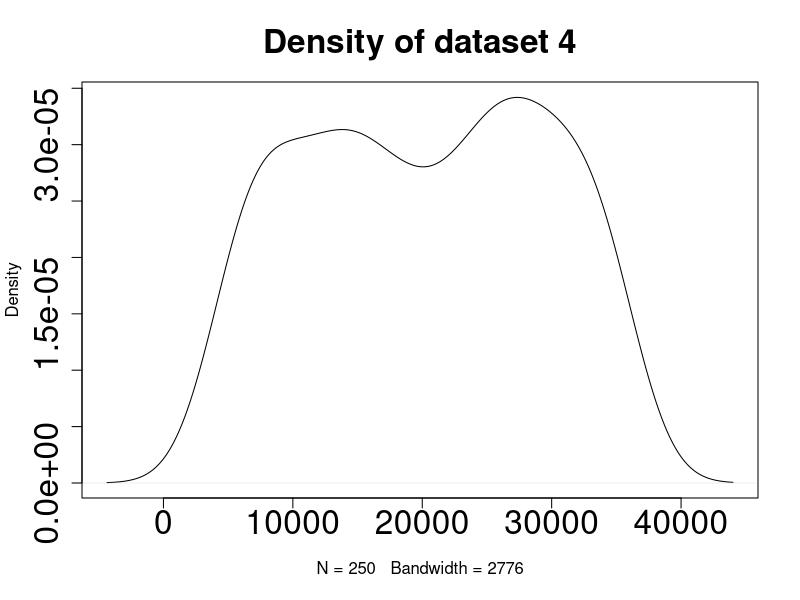
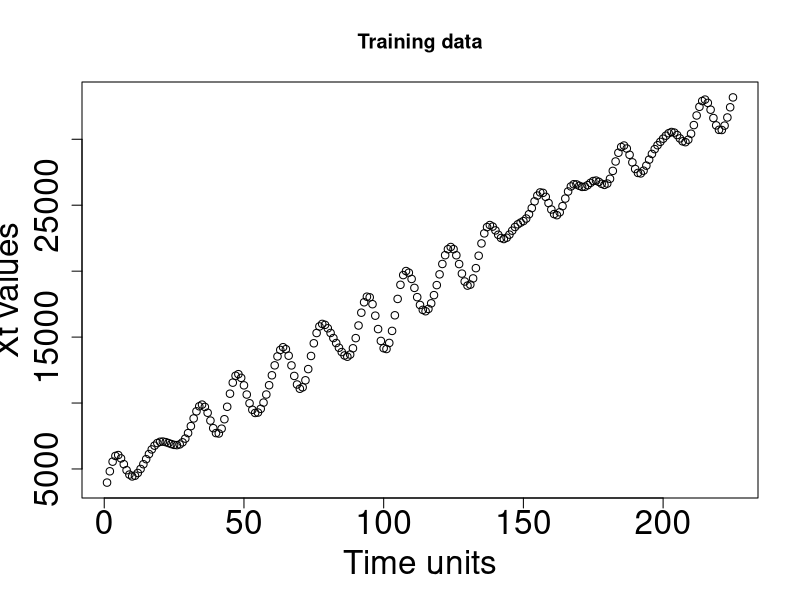
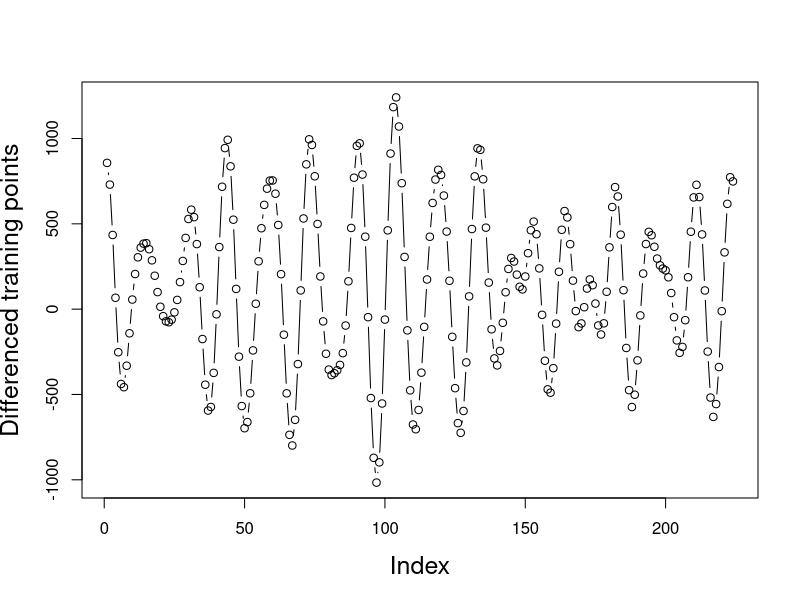
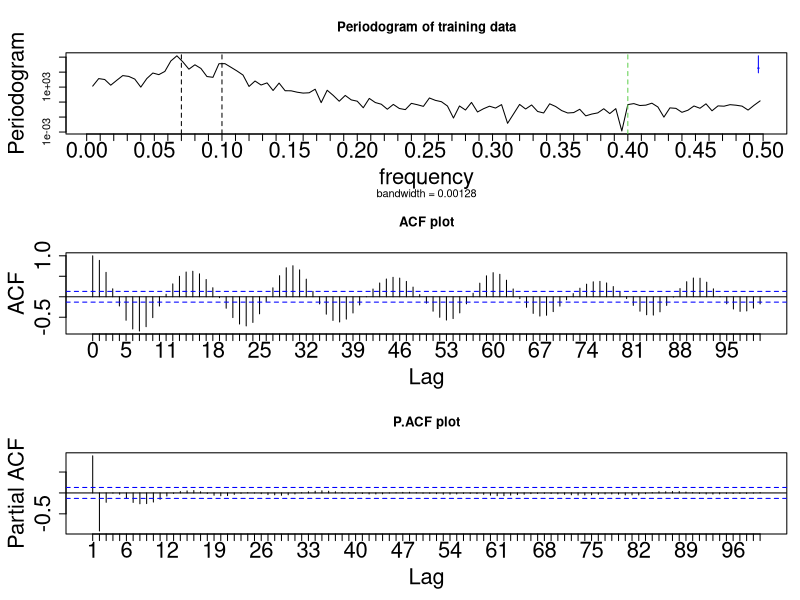
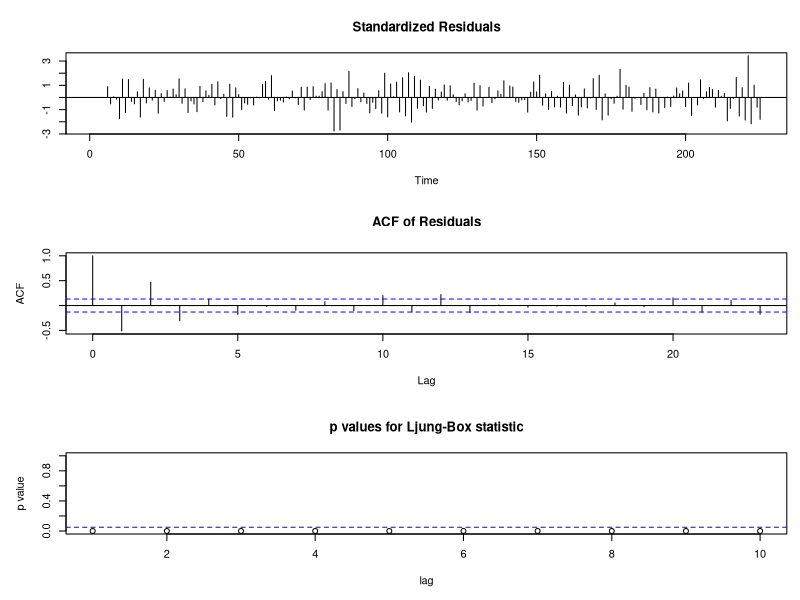
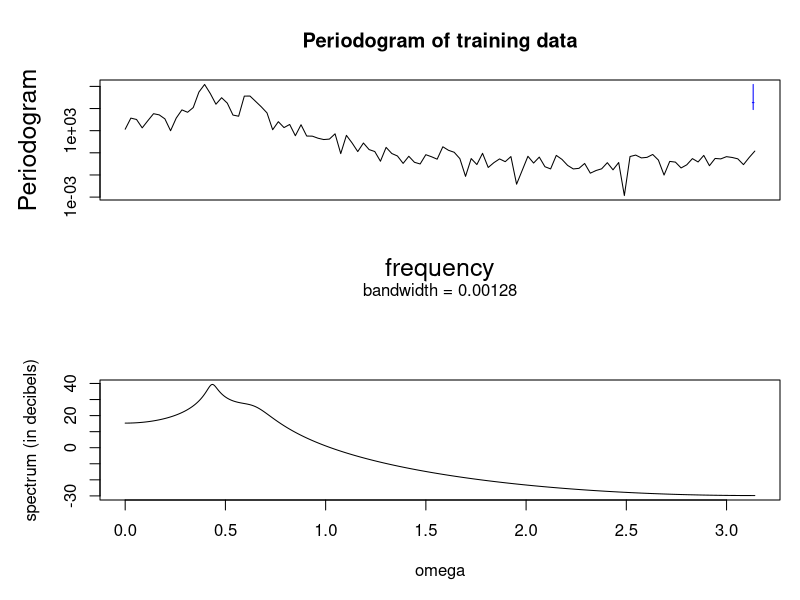
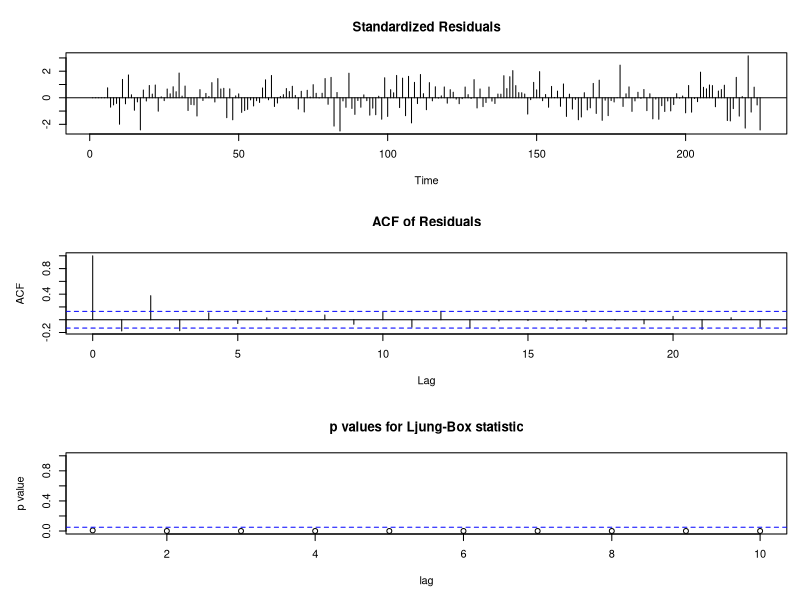
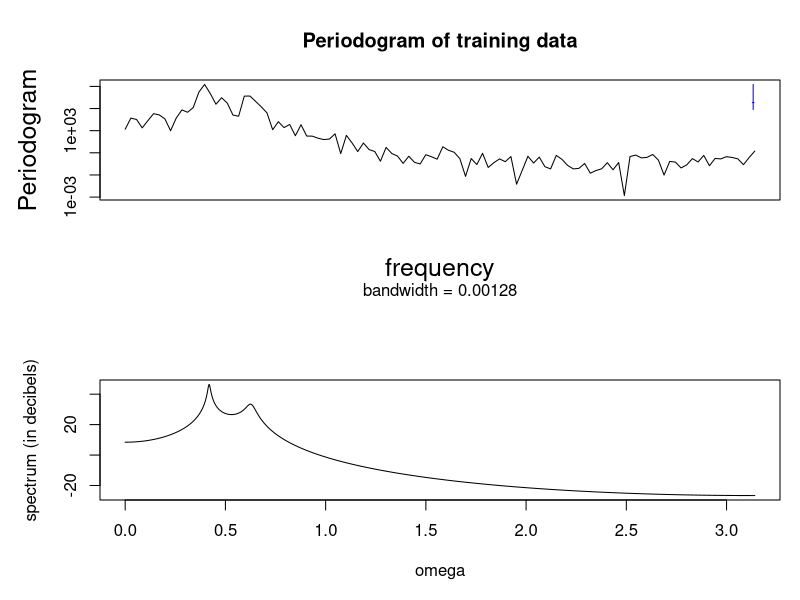

These charts were generated, in order, by the following R code:
proj4 = read.table('proj4.txt')
train.pts = proj4[1:225,]
test.pts = proj4[226:250,]
par(mfrow=c(1,1))
plot(density(proj4[,1]), main='Density of dataset 4', cex.axis=2, cex.main=2) # data looks bimodal
plot(train.pts, type='b', ylab='Xt values', xlab='Time units',cex.axis=2, cex.lab = 2, main='Training data')
# Data is non stationary with the increasing trend
# Data needs to be differenced.
plot(diff(train.pts),type='b',ylab='Differenced training points',cex.lab=1.5)
# After differencing by 1, the data looks stationary.
# There seems to be small peaks and tall peaks with regular periods,
# The total number of peaks seem to be 19 so one period could be about 13
# And there may be 10 tall peaks which could indicate period of 25
spec.pgram(diff(train.pts),plot=F)$freq
par(mar=c(5,5,4,1),mfrow=c(3,1))
spec.pgram(diff(train.pts),xaxt='n', main='Periodogram of training data', cex.main =2, cex.lab = 2, ylab='Periodogram')
axis(1, seq(0,0.5,0.01),cex.axis=2)
abline(v=0.07, lty=2)
abline(v=0.10, lty=2)
abline(v=0.4, lty=2,col=3)
# The differenced data seems to have a peak around 0.07 and 0.1 and a possible dip around 0.4 or going down from the peak.
par(mar=c(5,5,4,1))
acf(diff(train.pts), type = 'correlation',lag.max=100, xaxt='n', main='ACF plot',cex.axis=2, cex.lab=2)
axis(1, at = 0:100,cex.axis=2)
# ACF is decreasing sinusoidally.
par(mar=c(5,5,4,1))
acf(diff(train.pts), type = 'partial',lag.max=100, xaxt='n', main='P.ACF plot',cex.axis=2, cex.lab=2)
axis(1, at = 1:100,cex.axis=2)
acf(diff(train.pts), type = 'partial',lag.max=100, plot=F)
# One could say the p.acf cuts off after lag 2 then starts sinusoidal decay, there may be an MA component.
# Possible candidate models are ARIMA(4,1,0), ARIMA(4,1,1), ARIMA(4,1,2)

##### Step 2. Parameter Estimation for the 4 candidate models:
arima.diagnostic = function(train.pts, test.pts= NULL, p, d=1, q=0, method='CSS'){
  my.fit = arima(train.pts, order = c(p,d,q), method = method, xreg=1:length(train.pts))
  tsdiag(my.fit)
  PSSE = ''
  if(!is.null(test.pts)){
    preds = predict(my.fit, n.ahead = length(test.pts), se.fit = FALSE, newxreg = (length(train.pts)+1):(length(train.pts)+length(test.pts)))
    PSSE = sum((test.pts - preds)^2)
  }
  cat('AIC:',my.fit$aic,' PSSE:',PSSE,' Sigma2:',my.fit$sigma2,'\n')
  t.test.stat = my.fit$coef/sqrt(diag(my.fit$var.coef))
  cat('t-test stat:',t.test.stat[-(p+q+1)],'\ncritical t-value:',qt(p = 0.975, df = length(train.pts)-1-(p+q)))
  cat('\nExceed crit.val?', (abs(t.test.stat) > qt(p = 0.975, df = length(train.pts)-1-(p+q)))[-(p+q+1)])
  return(my.fit)
}
my.spectrum <- function(phi.of.b, theta.of.b, variance=1){
  p <- length(phi.of.b)
  q <- length(theta.of.b)
  omega <- seq(from=0, to=pi, by=.001)
  phi.of.e.minus.i.omega <- 1
  phi.of.e.i.omega <- 1
  if(p>1){
    for(i in 2:p){
      phi.of.e.minus.i.omega <-  phi.of.e.minus.i.omega + phi.of.b[i]*exp(complex(imaginary = -(i-1))*omega)
      phi.of.e.i.omega <-  phi.of.e.i.omega + phi.of.b[i]*exp(complex(imaginary = (i-1))*omega)}}
  theta.of.e.minus.i.omega <- 1
  theta.of.e.i.omega <- 1
  if(q>1){
    for(i in 2:q){
      theta.of.e.minus.i.omega <-  theta.of.e.minus.i.omega + theta.of.b[i]*exp(complex(imaginary = -(i-1))*omega)
      theta.of.e.i.omega <-  theta.of.e.i.omega + theta.of.b[i]*exp(complex(imaginary = (i-1))*omega)}}
  my.spectrum <- (variance/(2*pi))*Re(theta.of.e.minus.i.omega*theta.of.e.i.omega/(phi.of.e.minus.i.omega*phi.of.e.i.omega))
  plot(omega, 10*log10(my.spectrum), ylab="spectrum (in decibels)", type="l")
}

# ARIMA(4,1,0)
(fit = arima.diagnostic(train.pts,test.pts,p=4,d=1,q=0))
par(mfrow=c(2,1))
spec.pgram(diff(train.pts),xaxt='n', main='Periodogram of training data', cex.main =2, cex.lab = 1.5, ylab='Periodogram')
my.spectrum(phi.of.b=c(1,-fit$coef[1:4]),theta.of.b = 1)
# The coefficients are all significant.
# ACF shows that residuals are correlated at lag 0, 1, and 2.
# spectrum of the fitted model does not seem to reflect the periodgram in that one peak is much sharper than the other
# while the periodogram shows two mild peaks around 0.5

# ARIMA(4,1,1)
(fit = arima.diagnostic(train.pts,test.pts,p=4,d=1,q=1))
par(mfrow=c(2,1))
spec.pgram(diff(train.pts),xaxt='n', main='Periodogram of training data', cex.main =2, cex.lab = 1.5, ylab='Periodogram')
my.spectrum(phi.of.b=c(1,-fit$coef[1:4]),theta.of.b = c(1,fit$coef[5]))
# The residual assumptions are not met. and the peaks in the spectrum are too sharp.
# All coefficients are significant.

# ARIMA(4,1,2)
(fit = arima.diagnostic(train.pts,test.pts,p=4,d=1,q=2))
par(mfrow=c(2,1))
spec.pgram(diff(train.pts),xaxt='n', main='Periodogram of training data', cex.main =2, cex.lab = 1.5, ylab='Periodogram')
my.spectrum(phi.of.b=c(1,-fit$coef[1:4]),theta.of.b = c(1,fit$coef[5:6]))
# All coefficients are significant. 
# The residual assumptions are approximately met, but not quite.

###### the three ARIMA models do not satisfy the residual assumptions and the spectrum of these models
###### has much sharper peak compared to periodogram. The coefficients were all significant.
###### So we could try higher ordered models with p = 5 or 6.

(fit = arima.diagnostic(train.pts,test.pts,5,1,0))
# Residual assumptions are met with ACF cutting off after lag zero and the p-values for Ljung-Box test are high until lag 10.
# The third coefficient is insignificant, but we might as well include it following the principle of hierarchy
par(mfrow=c(2,1))
spec.pgram(diff(train.pts),xaxt='n', main='Periodogram of training data', cex.main =2, cex.lab = 1.5, ylab='Periodogram')
my.spectrum(phi.of.b=c(1,-fit$coef[1:5]),theta.of.b = 1)
# spectrum has sharper peaks than the periodogram.

(fit = arima.diagnostic(train.pts,test.pts,5,1,1))
# Residual assumptions are met with ACF cutting off after lag zero and the p-values for Ljung-Box test are high until lag 10.
# The third coefficient of AR and the MA coefficient are insignificant. There may not be an MA component.
par(mfrow=c(2,1))
spec.pgram(diff(train.pts),xaxt='n', main='Periodogram of training data', cex.main =2, cex.lab = 1.5, ylab='Periodogram')
my.spectrum(phi.of.b=c(1,-fit$coef[1:5]),theta.of.b = c(1,fit$coef[6]))
# spectrum has sharper peaks than the periodogram.

(fit = arima.diagnostic(train.pts,test.pts,5,1,2))
# Residual assumptions are met with ACF cutting off after lag zero and the p-values for Ljung-Box test are high until lag 10.
# The MA coefficients are insignificant. There may not be an MA component.
par(mfrow=c(2,1))
spec.pgram(diff(train.pts),xaxt='n', main='Periodogram of training data', cex.main =2, cex.lab = 1.5, ylab='Periodogram')
my.spectrum(phi.of.b=c(1,-fit$coef[1:5]),theta.of.b = c(1,fit$coef[6:7]))
# spectrum has sharper peaks than the periodogram.

### Trying AR polynomial with p = 6, the sixth coefficient was insignificant.
### ARIMA with p = 5 satisfy the residual assumptions.
### The three models indicate that there is no MA component.
### Therefore, the final model chosen is ARIMA(5,1,0)
(fit = arima.diagnostic(train.pts, test.pts, 5,1,0))

par(mfrow=c(2,1))
spec.pgram(diff(train.pts),xaxt='n', main='Periodogram of training data', cex.main =2, cex.lab = 1.5, ylab='Periodogram')
my.spectrum(phi.of.b=c(1,-fit$coef[1:5]),theta.of.b = 1)
Arg(polyroot(c(1,-fit$coef[1:5])))
abline(v=.4221688,lty=2)
abline(v=.6366798,lty=2)
abline(v=3.1415927,lty=2)

# Prediction on validation set
predicts = predict(fit, n.ahead = length(test.pts), se.fit = TRUE, newxreg = (length(train.pts)+1):(length(train.pts)+length(test.pts)))
preds <- predicts$pred
lower.bound <- preds - 2*predicts$se
upper.bound <- preds + 2*predicts$se

plot(201:225,train.pts[201:225],xlim=c(201,250),ylim=c(29000,38000),type='b',main='ARIMA(5,1,0) predictions on validation set',ylab='Xt values', xlab='The last 25 values of training data and 25 predictions on validation set',cex.lab=1.5, cex.axis = 1.5, cex.main= 1.5)
lines(226:250, preds, type='b', col = 2)
lines(226:250, lower.bound, type='l', col=2)
lines(226:250, upper.bound, type='l', col =2)
points(226:250, test.pts,col='blue')

PSSE = sum((test.pts - preds)^2)
### The roots of AR polynomial are two complex conjugate pairs and one negative real root

final.fit = arima(proj4[,1], order = c(5,1,0), xreg=1:length(proj4[,1]), method='CSS')
predicts = predict(final.fit, n.ahead = 100, se.fit = TRUE, newxreg = (length(proj4[,1])+1):(length(proj4[,1])+100))

preds <- predicts$pred
lower.bound <- preds - 2*predicts$se
upper.bound <- preds + 2*predicts$se

predictions1 = cbind(lower.bound, preds, upper.bound, upper.bound - lower.bound) # Print prediction intervals
summary(predictions1[,4])

plot(151:250, proj4[151:250,],xlim=c(151,350),ylim=c(24000,51000),type="b", main='LS-ARIMA(5,1,0)',ylab='Xt values', xlab='The last 100 values of data and 100 predictions', cex.lab = 1.5, cex.axis = 1.5, cex.main= 1.5)
lines(251:350, preds, type="b", col=2)
lines(251:350, lower.bound, type="l", col=2)
lines(251:350, upper.bound, type="l", col=2)
# The model is
# Xt = X_{t-1} + sample.mean*(1-sum of AR coefficients) + a1*(X_{t-1}-X_{t-2}) + ... + a5*(X_{t-5}-X_{t-6})
# The first prediction(251st) is
# proj4[250,1]+
# 126.8805*(1-sum(final.fit$coef[1:5]))+
#   2.7164*(proj4[250,1]-proj4[249,1])-
#   2.5299*(proj4[249,1]-proj4[248,1])+
#   0.0772*(proj4[248,1]-proj4[247,1])+
#   1.2576*(proj4[247,1]-proj4[246,1])-
#   0.6336*(proj4[246,1]-proj4[245,1])